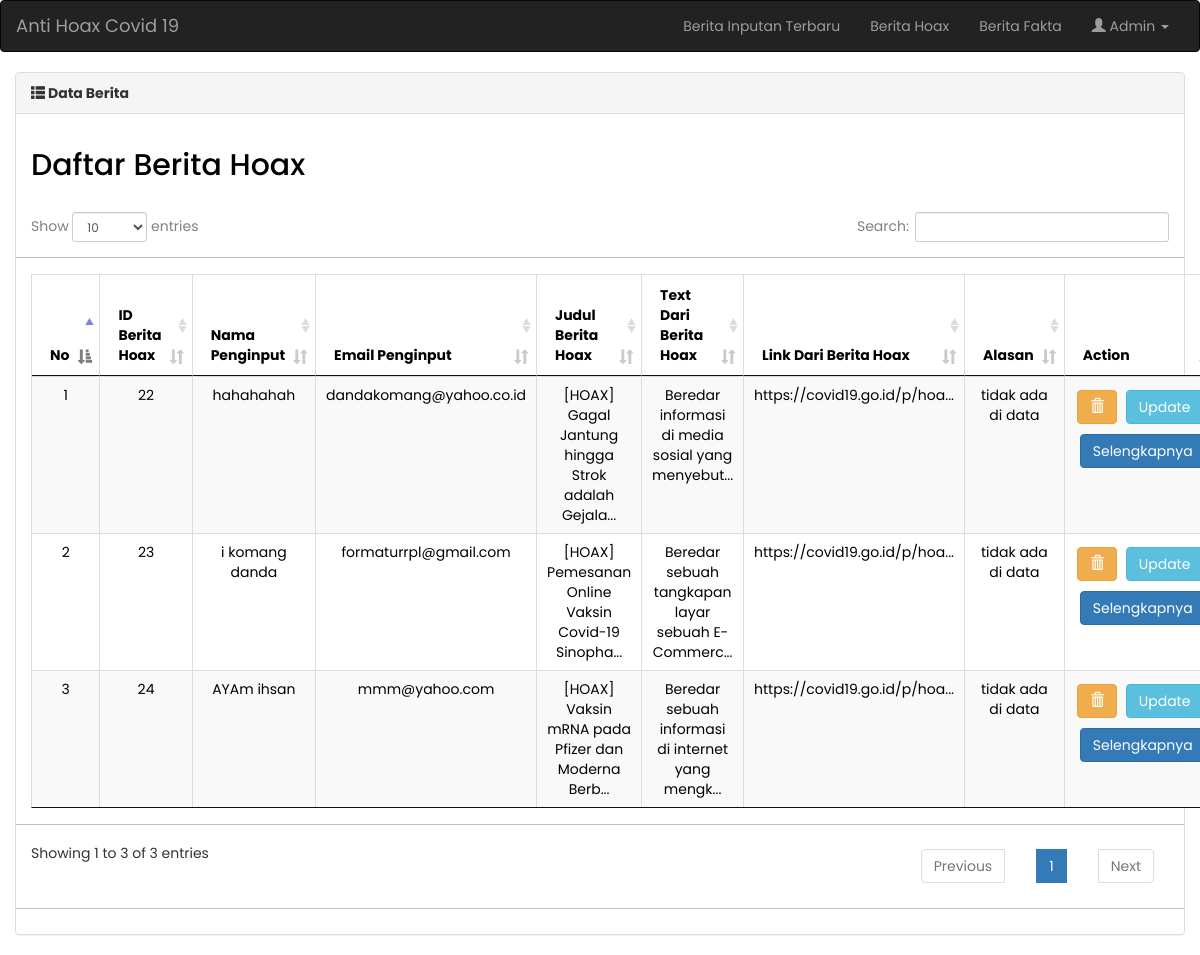
The app's page /admin/dataAdmin/indexAdmin.php?halaman=beritaHoax (signed in) with its own data.
### tables this page shows
CREATE TABLE `beritahoax` (
  `id` int(11) NOT NULL,
  `namahx` varchar(255) NOT NULL,
  `emailhx` varchar(255) NOT NULL,
  `judulhx` varchar(255) NOT NULL,
  `cpytxthx` varchar(2555) NOT NULL,
  `cpylinkhx` varchar(255) NOT NULL,
  `alasanhx` varchar(255) NOT NULL,
  `imglinkhx` varchar(255) NOT NULL
);

### admin/dataAdmin/berita/beritaHoax.php (the view, shortened to what this page needs)
<?php
    $query=mysqli_query($koneksi,"SELECT * FROM beritahoax");
 ?>
<div class="panel panel-default">
    <div class="panel-heading">
        <span class="glyphicon glyphicon-th-list"></span><b> Data Berita</b>
    </div>
    <div class="panel-body">
            <h2>Daftar Berita Hoax</h2><br>
            <table class="table table-responsive table-striped table-bordered text-center data">
                <thead>
                    <tr>
                        <th>No</th>
                        <th>ID Berita Hoax</th>
                        <th>Nama Penginput</th>
                        <th>Email Penginput</th>
                        <th>Judul Berita Hoax</th>
                        <th>Text Dari Berita Hoax</th>
                        <th>Link Dari Berita Hoax</th>
                        <th>Alasan</th>
                        <th>Action</th>
                    </tr>
                </thead>
                <tbody>
                    <tr>
                        <?php $no=1; foreach($query as $data) :?>
                        <td><?=$no;?></td>
                        <td><?=$data['id']?></td>
                        <td><?=$data['namahx']?></td>
                        <td><?=$data['emailhx']?></td>
                        <td><?=mb_strimwidth($data['judulhx'],0,50,"...")?></td>
                        <td><?=mb_strimwidth($data['cpytxthx'],0,50,"...")?></td>
                        <td><?=mb_strimwidth($data['cpylinkhx'],0,30,"...")?></td>
                        <td><?=mb_strimwidth($data['alasanhx'],0,50,"...")?></td>
                        <td>
                            <a class="btn btn-warning" href="berita/deleteBeritaHoax.php?id=<?=$data['id'];?>" onclick="return confirm('Apakah anda yakin ingin menghapus berita ini dari berita hoax ?')"><span class="glyphicon glyphicon-trash"></span></a>
                            <a href="" class="btn btn-info" data-toggle="modal" data-target="#updatehx<?=$data['id'];?>" style="margin: 5px;">
                                Update
                            </a>
                            <a href="" class="btn btn-primary" data-toggle="modal" data-target="#morehx<?=$data['id'];?>" style="margin: 5px;">
                                Selengkapnya
                            </a>
                        </td>
                    </tr>
                    <?php $no++; endforeach; ?>
                </tbody>
            </table>
    </div>
</div>

### asset/css/style.css (style rules this page uses)
html { scroll-behavior: smooth; }
* { box-sizing: border-box; padding: 0; margin: 0; font-family: 'Poppins', sans-serif; }
body { border-radius: 0px; background-size: cover; border-radius: 0px; font-family: 'Raleway', sans-serif; background: #fff; }

### records on screen
beritahoax: id "22", namahx "hahahahah", emailhx "dandakomang@yahoo.co.id", judulhx "[HOAX] Gagal Jantung hingga Strok adalah Gejala...", cpytxthx "Beredar informasi di media sosial yang menyebut...", cpylinkhx "https://covid19.go.id/p/hoa...", alasanhx "tidak ada di data"
beritahoax: id "23", namahx "i komang danda", emailhx "formaturrpl@gmail.com", judulhx "[HOAX] Pemesanan Online Vaksin Covid-19 Sinopha...", cpytxthx "Beredar sebuah tangkapan layar sebuah E-Commerc...", cpylinkhx "https://covid19.go.id/p/hoa...", alasanhx "tidak ada di data"
beritahoax: id "24", namahx "AYAm ihsan", emailhx "mmm@yahoo.com", judulhx "[HOAX] Vaksin mRNA pada Pfizer dan Moderna Berb...", cpytxthx "Beredar sebuah informasi di internet yang mengk...", cpylinkhx "https://covid19.go.id/p/hoa...", alasanhx "tidak ada di data"
